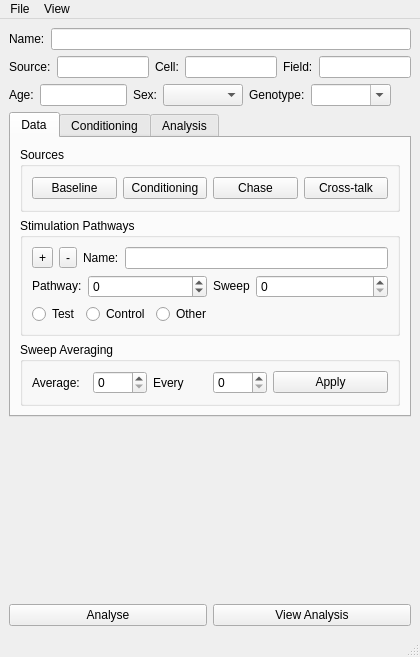
<?xml version="1.0" encoding="UTF-8"?>
<ui version="4.0">
 <class>MainWindow</class>
 <widget class="QMainWindow" name="MainWindow">
  <property name="geometry">
   <rect>
    <x>0</x>
    <y>0</y>
    <width>420</width>
    <height>657</height>
   </rect>
  </property>
  <property name="windowTitle">
   <string>Synaptic Plasticity</string>
  </property>
  <widget class="QWidget" name="centralwidget">
   <layout class="QGridLayout" name="gridLayout_4">
    <item row="0" column="0">
     <layout class="QVBoxLayout" name="verticalLayout">
      <item>
       <layout class="QHBoxLayout" name="horizontalLayout_2">
        <item>
         <widget class="QLabel" name="dataNameLabel">
          <property name="sizePolicy">
           <sizepolicy hsizetype="Preferred" vsizetype="Fixed">
            <horstretch>0</horstretch>
            <verstretch>0</verstretch>
           </sizepolicy>
          </property>
          <property name="text">
           <string>Name:</string>
          </property>
         </widget>
        </item>
        <item>
         <widget class="QLineEdit" name="dataNameLineEdit"/>
        </item>
       </layout>
      </item>
      <item>
       <layout class="QHBoxLayout" name="horizontalLayout_24">
        <item>
         <layout class="QHBoxLayout" name="horizontalLayout_22">
          <item>
           <widget class="QLabel" name="sourceIDLabel">
            <property name="sizePolicy">
             <sizepolicy hsizetype="Preferred" vsizetype="Preferred">
              <horstretch>0</horstretch>
              <verstretch>0</verstretch>
             </sizepolicy>
            </property>
            <property name="text">
             <string>Source:</string>
            </property>
           </widget>
          </item>
          <item>
           <widget class="QLineEdit" name="sourceIDLineEdit">
            <property name="sizePolicy">
             <sizepolicy hsizetype="Expanding" vsizetype="Fixed">
              <horstretch>10</horstretch>
              <verstretch>0</verstretch>
             </sizepolicy>
            </property>
            <property name="clearButtonEnabled">
             <bool>true</bool>
            </property>
           </widget>
          </item>
         </layout>
        </item>
        <item>
         <layout class="QHBoxLayout" name="horizontalLayout_20">
          <item>
           <widget class="QLabel" name="label_56">
            <property name="sizePolicy">
             <sizepolicy hsizetype="Preferred" vsizetype="Fixed">
              <horstretch>0</horstretch>
              <verstretch>0</verstretch>
             </sizepolicy>
            </property>
            <property name="text">
             <string>Cell:</string>
            </property>
            <property name="buddy">
             <cstring>cellLineEdit</cstring>
            </property>
           </widget>
          </item>
          <item>
           <widget class="QLineEdit" name="cellLineEdit">
            <property name="sizePolicy">
             <sizepolicy hsizetype="Expanding" vsizetype="Fixed">
              <horstretch>0</horstretch>
              <verstretch>0</verstretch>
             </sizepolicy>
            </property>
            <property name="toolTip">
             <string>Cell name</string>
            </property>
            <property name="statusTip">
             <string>Cell name</string>
            </property>
            <property name="whatsThis">
             <string>Cell name</string>
            </property>
            <property name="clearButtonEnabled">
             <bool>true</bool>
            </property>
           </widget>
          </item>
         </layout>
        </item>
        <item>
         <layout class="QHBoxLayout" name="horizontalLayout_21">
          <item>
           <widget class="QLabel" name="label_57">
            <property name="sizePolicy">
             <sizepolicy hsizetype="Preferred" vsizetype="Fixed">
              <horstretch>0</horstretch>
              <verstretch>0</verstretch>
             </sizepolicy>
            </property>
            <property name="text">
             <string>Field:</string>
            </property>
            <property name="buddy">
             <cstring>fieldLineEdit</cstring>
            </property>
           </widget>
          </item>
          <item>
           <widget class="QLineEdit" name="fieldLineEdit">
            <property name="sizePolicy">
             <sizepolicy hsizetype="Expanding" vsizetype="Fixed">
              <horstretch>0</horstretch>
              <verstretch>0</verstretch>
             </sizepolicy>
            </property>
            <property name="toolTip">
             <string>Field name</string>
            </property>
            <property name="statusTip">
             <string>Field name</string>
            </property>
            <property name="whatsThis">
             <string>Field name</string>
            </property>
            <property name="clearButtonEnabled">
             <bool>true</bool>
            </property>
           </widget>
          </item>
         </layout>
        </item>
       </layout>
      </item>
      <item>
       <layout class="QHBoxLayout" name="horizontalLayout_25">
        <item>
         <layout class="QHBoxLayout" name="horizontalLayout_23">
          <item>
           <widget class="QLabel" name="label_62">
            <property name="text">
             <string>Age:</string>
            </property>
           </widget>
          </item>
          <item>
           <widget class="QLineEdit" name="ageLineEdit">
            <property name="sizePolicy">
             <sizepolicy hsizetype="Minimum" vsizetype="Fixed">
              <horstretch>0</horstretch>
              <verstretch>0</verstretch>
             </sizepolicy>
            </property>
            <property name="minimumSize">
             <size>
              <width>80</width>
              <height>0</height>
             </size>
            </property>
           </widget>
          </item>
         </layout>
        </item>
        <item>
         <layout class="QHBoxLayout" name="horizontalLayout_18">
          <item>
           <widget class="QLabel" name="label_61">
            <property name="sizePolicy">
             <sizepolicy hsizetype="Minimum" vsizetype="Preferred">
              <horstretch>0</horstretch>
              <verstretch>0</verstretch>
             </sizepolicy>
            </property>
            <property name="text">
             <string>Sex:</string>
            </property>
           </widget>
          </item>
          <item>
           <widget class="QComboBox" name="sexComboBox">
            <property name="sizePolicy">
             <sizepolicy hsizetype="Minimum" vsizetype="Fixed">
              <horstretch>0</horstretch>
              <verstretch>0</verstretch>
             </sizepolicy>
            </property>
            <property name="minimumSize">
             <size>
              <width>80</width>
              <height>0</height>
             </size>
            </property>
            <property name="currentText">
             <string/>
            </property>
            <property name="maxVisibleItems">
             <number>3</number>
            </property>
            <property name="maxCount">
             <number>3</number>
            </property>
            <property name="insertPolicy">
             <enum>QComboBox::NoInsert</enum>
            </property>
            <property name="minimumContentsLength">
             <number>3</number>
            </property>
           </widget>
          </item>
          <item>
           <layout class="QHBoxLayout" name="horizontalLayout_19">
            <item>
             <widget class="QLabel" name="genotypeLabel">
              <property name="sizePolicy">
               <sizepolicy hsizetype="Minimum" vsizetype="Preferred">
                <horstretch>0</horstretch>
                <verstretch>0</verstretch>
               </sizepolicy>
              </property>
              <property name="text">
               <string>Genotype:</string>
              </property>
             </widget>
            </item>
            <item>
             <widget class="QComboBox" name="genotypeComboBox">
              <property name="sizePolicy">
               <sizepolicy hsizetype="Minimum" vsizetype="Fixed">
                <horstretch>0</horstretch>
                <verstretch>0</verstretch>
               </sizepolicy>
              </property>
              <property name="minimumSize">
               <size>
                <width>80</width>
                <height>0</height>
               </size>
              </property>
              <property name="editable">
               <bool>true</bool>
              </property>
              <property name="maxVisibleItems">
               <number>50</number>
              </property>
             </widget>
            </item>
            <item>
             <spacer name="horizontalSpacer_2">
              <property name="orientation">
               <enum>Qt::Horizontal</enum>
              </property>
              <property name="sizeHint" stdset="0">
               <size>
                <width>40</width>
                <height>20</height>
               </size>
              </property>
             </spacer>
            </item>
           </layout>
          </item>
         </layout>
        </item>
       </layout>
      </item>
     </layout>
    </item>
    <item row="1" column="0">
     <widget class="QTabWidget" name="tabWidget">
      <property name="currentIndex">
       <number>0</number>
      </property>
      <widget class="QWidget" name="tabDataLayout">
       <attribute name="title">
        <string>Data</string>
       </attribute>
       <layout class="QGridLayout" name="gridLayout_3">
        <item row="0" column="0">
         <widget class="QGroupBox" name="groupBoxDataSources">
          <property name="title">
           <string>Sources</string>
          </property>
          <layout class="QHBoxLayout" name="horizontalLayout_9">
           <item>
            <widget class="QPushButton" name="pushButtonBaselineSources">
             <property name="text">
              <string>Baseline</string>
             </property>
            </widget>
           </item>
           <item>
            <widget class="QPushButton" name="pushButtonConditioningSources">
             <property name="text">
              <string>Conditioning</string>
             </property>
            </widget>
           </item>
           <item>
            <widget class="QPushButton" name="pushButtonChaseSources">
             <property name="text">
              <string>Chase</string>
             </property>
            </widget>
           </item>
           <item>
            <widget class="QPushButton" name="pushButtonCrossTalkSources">
             <property name="text">
              <string>Cross-talk</string>
             </property>
            </widget>
           </item>
          </layout>
         </widget>
        </item>
        <item row="1" column="0">
         <widget class="QGroupBox" name="stimulationPathwaysGroupBox">
          <property name="title">
           <string>Stimulation Pathways</string>
          </property>
          <layout class="QGridLayout" name="gridLayout">
           <item row="0" column="0" colspan="2">
            <layout class="QHBoxLayout" name="horizontalLayout_3">
             <item>
              <widget class="QToolButton" name="toolButtonAddPathway">
               <property name="toolTip">
                <string>Add pathway</string>
               </property>
               <property name="statusTip">
                <string>Add pathway</string>
               </property>
               <property name="whatsThis">
                <string>Add pathway</string>
               </property>
               <property name="text">
                <string>+</string>
               </property>
               <property name="icon">
                <iconset resource="../gui/resources/resources.qrc">
                 <normaloff>:/images/add.svg</normaloff>:/images/add.svg</iconset>
               </property>
              </widget>
             </item>
             <item>
              <widget class="QToolButton" name="toolButtonRemovePathway">
               <property name="toolTip">
                <string>Remove pathway</string>
               </property>
               <property name="statusTip">
                <string>Remove pathway</string>
               </property>
               <property name="whatsThis">
                <string>Remove pathway</string>
               </property>
               <property name="text">
                <string>-</string>
               </property>
               <property name="icon">
                <iconset resource="../gui/resources/resources.qrc">
                 <normaloff>:/images/list-remove.svg</normaloff>:/images/list-remove.svg</iconset>
               </property>
              </widget>
             </item>
             <item>
              <widget class="QLabel" name="label">
               <property name="text">
                <string>Name:</string>
               </property>
              </widget>
             </item>
             <item>
              <widget class="QLineEdit" name="lineEditPathwayName"/>
             </item>
            </layout>
           </item>
           <item row="1" column="0" colspan="2">
            <layout class="QHBoxLayout" name="horizontalLayout_7">
             <item>
              <layout class="QHBoxLayout" name="horizontalLayout">
               <item>
                <widget class="QLabel" name="pathwayIndexLabel">
                 <property name="sizePolicy">
                  <sizepolicy hsizetype="Minimum" vsizetype="Fixed">
                   <horstretch>0</horstretch>
                   <verstretch>0</verstretch>
                  </sizepolicy>
                 </property>
                 <property name="text">
                  <string>Pathway:</string>
                 </property>
                </widget>
               </item>
               <item>
                <widget class="QSpinBox" name="spinBoxPathwayIndex">
                 <property name="sizePolicy">
                  <sizepolicy hsizetype="Expanding" vsizetype="Fixed">
                   <horstretch>0</horstretch>
                   <verstretch>0</verstretch>
                  </sizepolicy>
                 </property>
                 <property name="toolTip">
                  <string>Select pathway</string>
                 </property>
                 <property name="statusTip">
                  <string>Select pathway</string>
                 </property>
                 <property name="whatsThis">
                  <string>Select pathway</string>
                 </property>
                 <property name="wrapping">
                  <bool>true</bool>
                 </property>
                 <property name="maximum">
                  <number>99</number>
                 </property>
                </widget>
               </item>
              </layout>
             </item>
             <item>
              <layout class="QHBoxLayout" name="horizontalLayout_8">
               <item>
                <widget class="QLabel" name="pathwaySweepIndexLabel">
                 <property name="sizePolicy">
                  <sizepolicy hsizetype="Minimum" vsizetype="Fixed">
                   <horstretch>0</horstretch>
                   <verstretch>0</verstretch>
                  </sizepolicy>
                 </property>
                 <property name="toolTip">
                  <string>Sweep index of path</string>
                 </property>
                 <property name="statusTip">
                  <string>Sweep index of path</string>
                 </property>
                 <property name="whatsThis">
                  <string>Index of the sweep, within each trial, that records from the currently selected stimulation pathway</string>
                 </property>
                 <property name="text">
                  <string>Sweep</string>
                 </property>
                </widget>
               </item>
               <item>
                <widget class="QSpinBox" name="spinBoxSweepIndexOfPath">
                 <property name="sizePolicy">
                  <sizepolicy hsizetype="Expanding" vsizetype="Fixed">
                   <horstretch>0</horstretch>
                   <verstretch>0</verstretch>
                  </sizepolicy>
                 </property>
                 <property name="toolTip">
                  <string>Sweep index of path</string>
                 </property>
                 <property name="statusTip">
                  <string>Sweep index of path</string>
                 </property>
                 <property name="whatsThis">
                  <string>Index of the sweep, within each trial, that records from the currently selected stimulation pathway</string>
                 </property>
                </widget>
               </item>
              </layout>
             </item>
            </layout>
           </item>
           <item row="2" column="0">
            <layout class="QHBoxLayout" name="horizontalLayout_11">
             <item>
              <widget class="QRadioButton" name="radioButtonTestPathway">
               <property name="text">
                <string>Test</string>
               </property>
              </widget>
             </item>
             <item>
              <widget class="QRadioButton" name="radioButtonControlPathway">
               <property name="text">
                <string>Control</string>
               </property>
              </widget>
             </item>
             <item>
              <widget class="QRadioButton" name="radioButtonOtherPathway">
               <property name="text">
                <string>Other</string>
               </property>
              </widget>
             </item>
            </layout>
           </item>
           <item row="2" column="1">
            <spacer name="horizontalSpacer">
             <property name="orientation">
              <enum>Qt::Horizontal</enum>
             </property>
             <property name="sizeHint" stdset="0">
              <size>
               <width>145</width>
               <height>20</height>
              </size>
             </property>
            </spacer>
           </item>
          </layout>
         </widget>
        </item>
        <item row="2" column="0">
         <widget class="QGroupBox" name="sweepAverageGroupBox">
          <property name="enabled">
           <bool>true</bool>
          </property>
          <property name="title">
           <string>Sweep Averaging</string>
          </property>
          <layout class="QGridLayout" name="gridLayout_2">
           <item row="0" column="0">
            <layout class="QHBoxLayout" name="horizontalLayout_10">
             <item>
              <layout class="QHBoxLayout" name="horizontalLayout_4">
               <item>
                <widget class="QLabel" name="averageSweepsLabel">
                 <property name="text">
                  <string>Average:</string>
                 </property>
                </widget>
               </item>
               <item>
                <widget class="QSpinBox" name="averageSweepsSpinBox"/>
               </item>
              </layout>
             </item>
             <item>
              <layout class="QHBoxLayout" name="horizontalLayout_6">
               <item>
                <widget class="QLabel" name="label_2">
                 <property name="text">
                  <string>Every</string>
                 </property>
                </widget>
               </item>
               <item>
                <widget class="QSpinBox" name="averageSweepsEverySpinBox"/>
               </item>
              </layout>
             </item>
             <item>
              <widget class="QPushButton" name="pushButtonaAverageSweeps">
               <property name="toolTip">
                <string>Average sweeps</string>
               </property>
               <property name="statusTip">
                <string>Average sweeps</string>
               </property>
               <property name="whatsThis">
                <string>Average sweeps</string>
               </property>
               <property name="text">
                <string>Apply</string>
               </property>
              </widget>
             </item>
            </layout>
           </item>
          </layout>
         </widget>
        </item>
       </layout>
      </widget>
      <widget class="QWidget" name="tabConditioning">
       <attribute name="title">
        <string>Conditioning</string>
       </attribute>
      </widget>
      <widget class="QWidget" name="tabAnalysis">
       <attribute name="title">
        <string>Analysis</string>
       </attribute>
      </widget>
     </widget>
    </item>
    <item row="2" column="0">
     <spacer name="verticalSpacer">
      <property name="orientation">
       <enum>Qt::Vertical</enum>
      </property>
      <property name="sizeHint" stdset="0">
       <size>
        <width>20</width>
        <height>77</height>
       </size>
      </property>
     </spacer>
    </item>
    <item row="3" column="0">
     <layout class="QHBoxLayout" name="horizontalLayout_5">
      <item>
       <widget class="QPushButton" name="analysePushButton">
        <property name="text">
         <string>Analyse</string>
        </property>
       </widget>
      </item>
      <item>
       <widget class="QPushButton" name="viewAnalysisDataPushButton">
        <property name="text">
         <string>View Analysis</string>
        </property>
       </widget>
      </item>
     </layout>
    </item>
   </layout>
  </widget>
  <widget class="QMenuBar" name="menubar">
   <property name="geometry">
    <rect>
     <x>0</x>
     <y>0</y>
     <width>420</width>
     <height>28</height>
    </rect>
   </property>
   <widget class="QMenu" name="menuFile">
    <property name="title">
     <string>File</string>
    </property>
    <widget class="QMenu" name="menuOptions">
     <property name="title">
      <string>Options</string>
     </property>
     <addaction name="actionOpenOptions"/>
     <addaction name="actionImportOptions"/>
     <addaction name="actionSaveOptions"/>
     <addaction name="actionExportOptions"/>
    </widget>
    <widget class="QMenu" name="menuImport">
     <property name="title">
      <string>Import</string>
     </property>
     <widget class="QMenu" name="menuImportDataSources">
      <property name="title">
       <string>Sources</string>
      </property>
      <addaction name="actionImportBaselineSourceData"/>
      <addaction name="actionImportConditioningSourceData"/>
      <addaction name="actionImportChaseSourceData"/>
      <addaction name="actionImportPathwayCrosstalkSourceData"/>
     </widget>
     <addaction name="actionExperiment"/>
     <addaction name="menuImportDataSources"/>
    </widget>
    <widget class="QMenu" name="menuOpen">
     <property name="title">
      <string>Open</string>
     </property>
     <widget class="QMenu" name="menuOpenSourceFiles">
      <property name="title">
       <string>Sources</string>
      </property>
      <addaction name="actionOpenBaselineSourceFiles"/>
      <addaction name="actionOpenChaseSourceFiles"/>
      <addaction name="actionOpenConditioningSourceFiles"/>
      <addaction name="actionOpenPathwayCrosstalkSourceFiles"/>
     </widget>
     <addaction name="actionOpenExperimentFile"/>
     <addaction name="menuOpenSourceFiles"/>
    </widget>
    <addaction name="menuOpen"/>
    <addaction name="menuImport"/>
    <addaction name="actionSave"/>
    <addaction name="actionExport"/>
    <addaction name="menuOptions"/>
   </widget>
   <widget class="QMenu" name="menuView">
    <property name="title">
     <string>View</string>
    </property>
    <widget class="QMenu" name="menuRecording">
     <property name="title">
      <string>Recording</string>
     </property>
     <widget class="QMenu" name="menuRaw">
      <property name="title">
       <string>Raw</string>
      </property>
      <addaction name="actionViewRawBaselineData"/>
      <addaction name="actionViewRawChaseData"/>
      <addaction name="actionViewRawCrossTalkData"/>
     </widget>
     <addaction name="actionViewBaselineData"/>
     <addaction name="actionViewChaseData"/>
     <addaction name="actionViewConditioningData"/>
     <addaction name="actionViewCrossTalkData"/>
     <addaction name="separator"/>
     <addaction name="menuRaw"/>
    </widget>
    <addaction name="menuRecording"/>
   </widget>
   <addaction name="menuFile"/>
   <addaction name="menuView"/>
  </widget>
  <widget class="QStatusBar" name="statusbar"/>
  <action name="actionBaseline_runs">
   <property name="text">
    <string>Baseline runs</string>
   </property>
  </action>
  <action name="actionChase_run">
   <property name="text">
    <string>Chase run</string>
   </property>
  </action>
  <action name="actionConditioning">
   <property name="text">
    <string>Conditioning</string>
   </property>
  </action>
  <action name="actionImport_2">
   <property name="text">
    <string>Import</string>
   </property>
  </action>
  <action name="actionCreate">
   <property name="text">
    <string>Create</string>
   </property>
  </action>
  <action name="actionSave">
   <property name="text">
    <string>Save</string>
   </property>
   <property name="toolTip">
    <string>Save experiment</string>
   </property>
   <property name="statusTip">
    <string>Save experiment</string>
   </property>
   <property name="whatsThis">
    <string>Save experiment</string>
   </property>
  </action>
  <action name="actionExport">
   <property name="text">
    <string>Export</string>
   </property>
   <property name="toolTip">
    <string>Export experiment to workspace</string>
   </property>
   <property name="statusTip">
    <string>Export experiment to workspace</string>
   </property>
   <property name="whatsThis">
    <string>Export experiment to workspace</string>
   </property>
  </action>
  <action name="actionOpenOptions">
   <property name="text">
    <string>Open</string>
   </property>
  </action>
  <action name="actionImportOptions">
   <property name="text">
    <string>Import</string>
   </property>
  </action>
  <action name="actionSaveOptions">
   <property name="text">
    <string>Save</string>
   </property>
  </action>
  <action name="actionExportOptions">
   <property name="text">
    <string>Export</string>
   </property>
  </action>
  <action name="actionExperiment">
   <property name="text">
    <string>Experiment</string>
   </property>
  </action>
  <action name="actionOpenExperimentFile">
   <property name="text">
    <string>Experiment</string>
   </property>
  </action>
  <action name="actionOpenBaselineSourceFiles">
   <property name="text">
    <string>Baseline</string>
   </property>
   <property name="toolTip">
    <string>Open Baseline Sources</string>
   </property>
  </action>
  <action name="actionOpenChaseSourceFiles">
   <property name="text">
    <string>Chase</string>
   </property>
   <property name="toolTip">
    <string>Chase Sources</string>
   </property>
  </action>
  <action name="actionOpenConditioningSourceFiles">
   <property name="text">
    <string>Conditioning Data</string>
   </property>
  </action>
  <action name="actionOpenPathwayCrosstalkSourceFiles">
   <property name="text">
    <string>Pathway Crosstalk Data</string>
   </property>
  </action>
  <action name="actionViewBaselineData">
   <property name="text">
    <string>Baseline</string>
   </property>
  </action>
  <action name="actionViewChaseData">
   <property name="text">
    <string>Chase</string>
   </property>
  </action>
  <action name="actionViewConditioningData">
   <property name="text">
    <string>Conditioning</string>
   </property>
  </action>
  <action name="actionViewRawBaselineData">
   <property name="text">
    <string>Baseline</string>
   </property>
  </action>
  <action name="actionViewRawChaseData">
   <property name="text">
    <string>Chase</string>
   </property>
  </action>
  <action name="actionViewRawCrossTalkData">
   <property name="text">
    <string>Cross-talk</string>
   </property>
  </action>
  <action name="actionViewCrossTalkData">
   <property name="text">
    <string>Cross-talk</string>
   </property>
  </action>
  <action name="actionOpenBaselineSources">
   <property name="text">
    <string>Baseline</string>
   </property>
  </action>
  <action name="actionImportBaselineSourceData">
   <property name="text">
    <string>Baseline</string>
   </property>
  </action>
  <action name="actionImportConditioningSourceData">
   <property name="text">
    <string>Conditioning</string>
   </property>
  </action>
  <action name="actionImportChaseSourceData">
   <property name="text">
    <string>Chase</string>
   </property>
  </action>
  <action name="actionImportPathwayCrosstalkSourceData">
   <property name="text">
    <string>Pathway Crosstalk</string>
   </property>
  </action>
 </widget>
 <resources>
  <include location="../gui/resources/resources.qrc"/>
 </resources>
 <connections/>
</ui>
